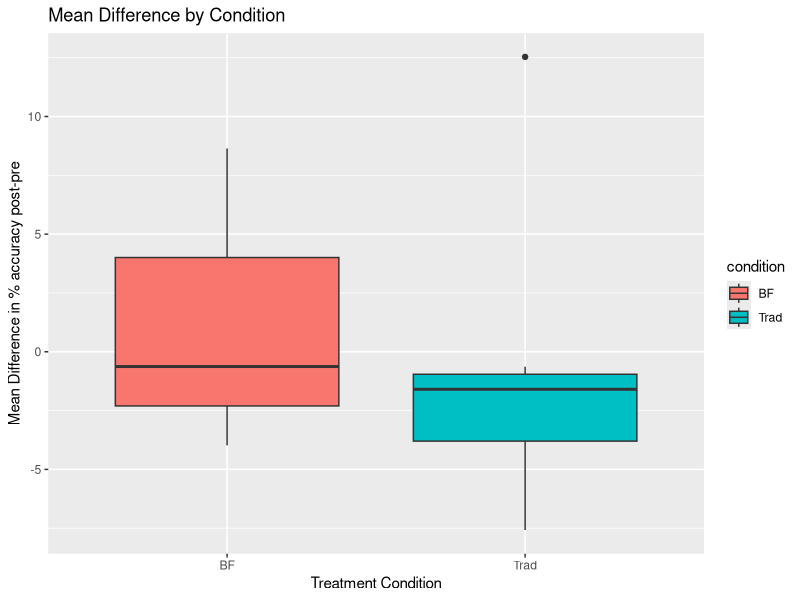

Source code (R):
rm(list=ls())

library(plotrix)
library(dplyr)
library(fields)
library(car)
library(reshape2)
library(plyr)
library(dplyr)
library(tidyr)
library(reshape2)
library(ggplot2)

#Read in data
data <- read.csv("clean_data.csv")
dim(data)
#Check that variables are of correct types
str(data)
data$subject_number <- as.factor(data$subject_number)


#This code creates an option to plot only the primary words and exclude generalization words
#You can ignore it if you are including all words

#For within-session, consider only treatment session data
TX <- droplevels(subset(data, sessiontype=="TX"))
ntx <- length(levels(TX$session))

#Need to re-set ordered factors
TX$session = ordered(TX$session, levels = c("TX1","TX2","TX3","TX4","TX5","TX6","TX7","TX8","TX9","TX10",
                                            "TX11","TX12","TX13","TX14","TX15","TX16","TX17","TX18","TX19","TX20"))   
TX$prepost = ordered(TX$prepost, levels= c("Pre","Post"))



#Summarize by subject, session, prepost
#Include condition (BF vs TRAD) and tx_order as grouping factors
#because you want to preserve this info
TX <- TX %>%
  dplyr::group_by(subject, session, prepost, condition, tx_order) %>%
    dplyr::summarise(correct = sum(correct), total = sum(total))
TX$percent <- 100*TX$correct/TX$total
TX <- as.data.frame(TX)

#Calculate within-session differences by subject
#First use spread() to put pre and post side by side
#Get rid of other numeric columns or they will create NA values
TX$correct <-NULL
TX$total <- NULL
TX <- spread(TX, prepost, percent)

#Create a difference column
#Subtract pre from post on assumption that post will be higher
TX$diff <- TX$Post - TX$Pre
head(TX)

#Visualize the values
TX$tx_order[1]
#Loop through participants
Children <- levels(TX$subject)
numerical <- 1:length(levels(TX$session))
for (i in seq_along(Children)){
  child <- droplevels(TX[TX$subject==Children[i],])
  condition <- as.character(child$tx_order[1])
  plot(child$session, child$diff, type="o",
       xaxt="n", xlab = "Session", ylab = "Mean rating", main = c(Children[i],condition), ylim = c(-50, 50))
  axis(1, at=numerical,  cex.axis = 1.25)
  xline(10.5, lty=2)
  yline(0, lty=2)
}

#Calculate means for each phase
#Temp option to strike Hannah data due to missing session
TX <- droplevels(TX[TX$subject!="Hannah",])
str(TX)

#Code by treatment phase (chronological order; 1 or 2)
TX$phase <- 0
TX[which(TX$session<="TX10"),]$phase <- "1"
TX[which(TX$session>"TX10"),]$phase <- "2"
#TX$unique <- paste0(TX$subject,"_",TX$phase)

#Summarize by phase
TX <- TX %>%
  dplyr::group_by(subject, phase, condition) %>%
    dplyr::summarise(mean=mean(diff))

TX <- as.data.frame(TX)

#Compare mean within-session change for first vs second phase (chronologically)
phase1 <- droplevels(TX[TX$phase==1,])
phase2 <- droplevels(TX[TX$phase==2,])
mean(phase1$mean)
sd(phase1$mean)
mean(phase2$mean)
sd(phase2$mean)
t.test(phase1$mean, phase2$mean)
#should this be non-parametric?
wilcox.test(phase1$mean, phase2$mean)
#NS

#Compare mean within-session change for Trad phase vs BF phase 
Trad <- droplevels(TX[TX$condition=="Trad",])
BF <- droplevels(TX[TX$condition=="BF",])
mean(Trad$mean)
sd(Trad$mean)
mean(BF$mean)
sd(BF$mean)
#Mean is larger for BF than Trad, but highly variable; nonsignificant
t.test(BF$mean, Trad$mean)
#should this be non-parametric?
t.test(BF$mean, Trad$mean)
#NS

#I don't know why this boxplot isn't working -- **IS THIS WHAT YOU WERE INTENDING?
#qplot(TX$mean, fill = TX$condition, geom="boxplot")
qplot(condition, mean, data=TX, geom="boxplot", fill = condition, main="Mean Difference by Condition",
      xlab="Treatment Condition", ylab="Mean Difference in % accuracy post-pre")

#Compare Trad vs BF means in a within-subject fashion
TX$phase <- NULL
TX <- TX %>% 
  spread(condition, mean)
t.test(TX$BF, TX$Trad, paired=TRUE)
#should this be non-parametric?
wilcox.test(BF$mean, Trad$mean)
#Still definitely NS

# It would be interesting to look at how well within-treatment change (pre to post gain) 
#correlates with an individual's accuracy or progress within the treatment setting. 
#THIS WOULD REQUIRE GETTING RESULTS.CSV FILES FOR EACH PARTICIPANT TO GET CLINICIAN RATINGS
